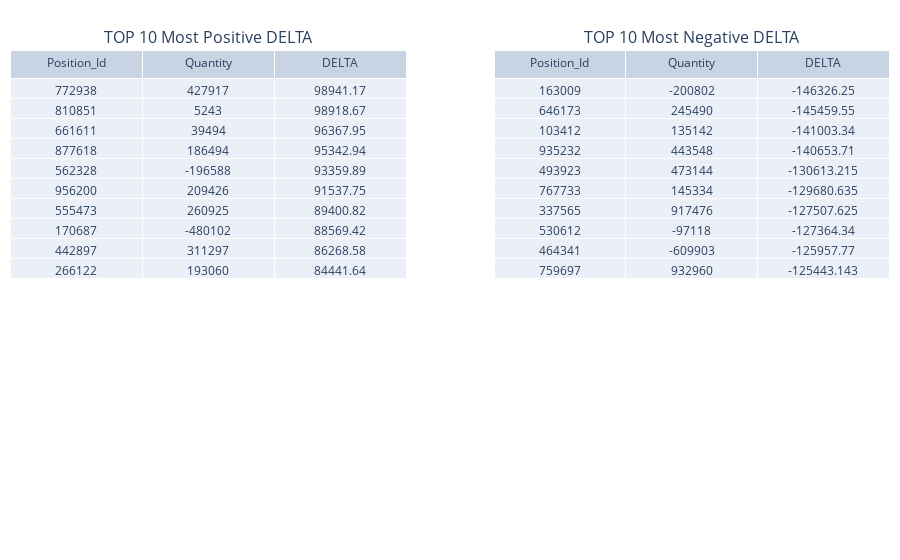

This figure's notebook cell:
### Markdown cell above
#### Top 10 positions with positive and negative market risk by DELTA

### Code cell
TOP_RECORDS = 10
aggregate_data = positions_all_view.groupby(by=["Position_Id"]).agg({"Quantity":"sum", "DELTA":"mean"})
tables_show(
    dfs=[
            aggregate_data.sort_values(by='DELTA', ascending=False).iloc[:TOP_RECORDS],
            aggregate_data.sort_values(by='DELTA', ascending=True).iloc[:TOP_RECORDS],
    ],
    titles=["TOP 10 Most Positive DELTA", "TOP 10 Most Negative DELTA"]
)

### Figure 1 — Plotly figure (JSON) as saved in the notebook; plotly's stock layout.template omitted (floating-point values rounded to 4 significant figures)
{"data": [{"cells": {"values": [[772938, 810851, 661611, 877618, 562328, 956200, 555473, 170687, 442897, 266122], [427917, 5243, 39494, 186494, -196588, 209426, 260925, -480102, 311297, 193060], [98940.0, 98920.0, 96370.0, 95340.0, 93360.0, 91540.0, 89400.0, 88570.0, 86270.0, 84440.0]]}, "domain": {"x": [0, 0.45], "y": [0, 1]}, "header": {"values": ["Position_Id", "Quantity", "DELTA"]}, "type": "table"}, {"cells": {"values": [[163009, 646173, 103412, 935232, 493923, 767733, 337565, 530612, 464341, 759697], [-200802, 245490, 135142, 443548, 473144, 145334, 917476, -97118, -609903, 932960], [-146300.0, -145500.0, -141000.0, -140700.0, -130600.0, -129700.0, -127500.0, -127400.0, -126000.0, -125400.0]]}, "domain": {"x": [0.55, 1], "y": [0, 1]}, "header": {"values": ["Position_Id", "Quantity", "DELTA"]}, "type": "table"}], "layout": {"annotations": [{"font": {"size": 16}, "showarrow": false, "text": "TOP 10 Most Positive DELTA", "x": 0.225, "xanchor": "center", "xref": "paper", "y": 1, "yanchor": "bottom", "yref": "paper"}, {"font": {"size": 16}, "showarrow": false, "text": "TOP 10 Most Negative DELTA", "x": 0.775, "xanchor": "center", "xref": "paper", "y": 1, "yanchor": "bottom", "yref": "paper"}], "margin": {"b": 10, "l": 10, "r": 10, "t": 50}}}
